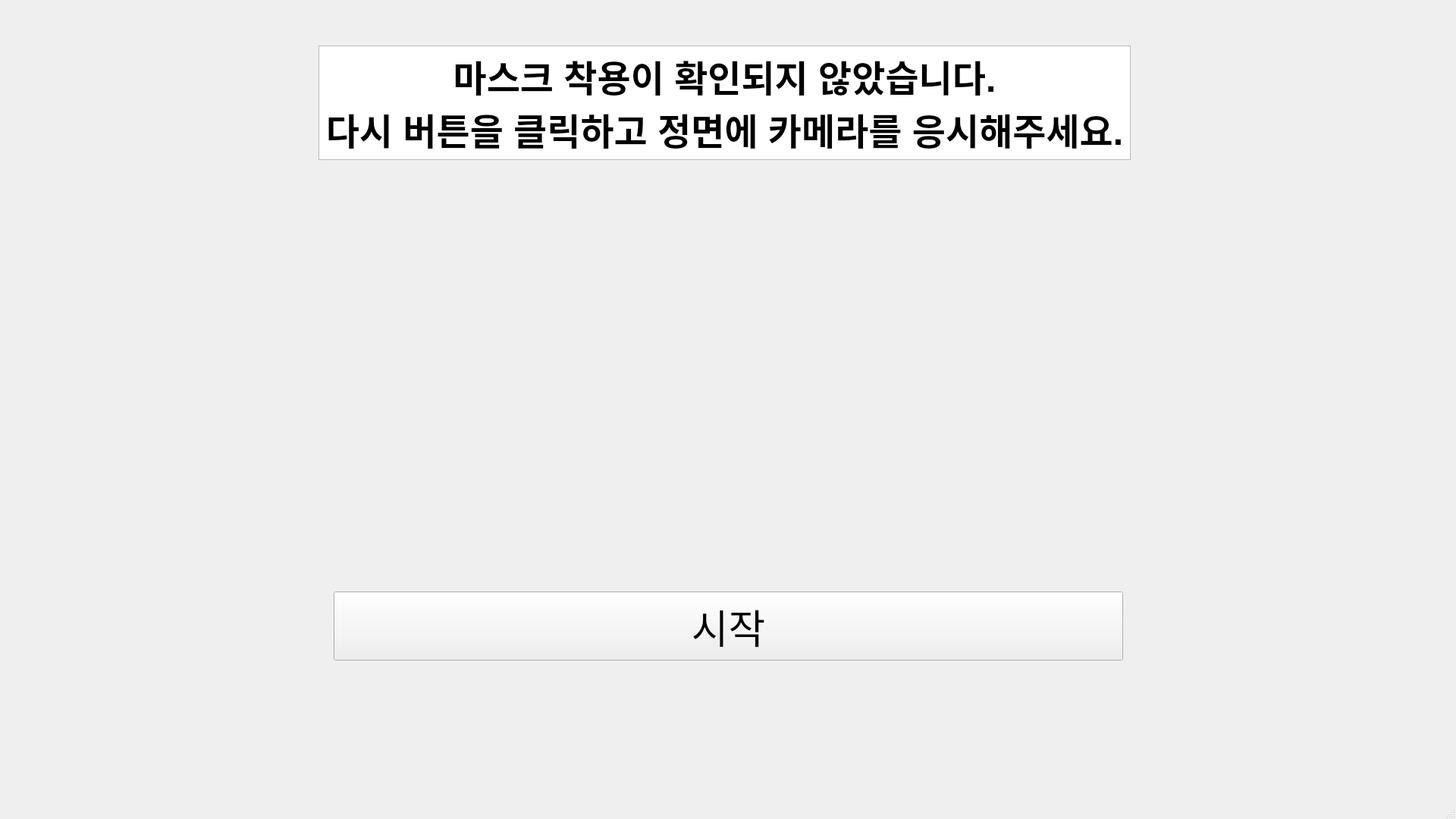
<?xml version="1.0" encoding="UTF-8"?>
<ui version="4.0">
 <class>MainWindow</class>
 <widget class="QMainWindow" name="MainWindow">
  <property name="geometry">
   <rect>
    <x>0</x>
    <y>0</y>
    <width>1920</width>
    <height>1080</height>
   </rect>
  </property>
  <property name="windowTitle">
   <string>Check whether you are wearing a mask</string>
  </property>
  <widget class="QWidget" name="centralwidget">
   <widget class="QTextBrowser" name="textBrowser">
    <property name="geometry">
     <rect>
      <x>420</x>
      <y>60</y>
      <width>1071</width>
      <height>151</height>
     </rect>
    </property>
    <property name="html">
     <string>&lt;!DOCTYPE HTML PUBLIC &quot;-//W3C//DTD HTML 4.0//EN&quot; &quot;http://www.w3.org/TR/REC-html40/strict.dtd&quot;&gt;
&lt;html&gt;&lt;head&gt;&lt;meta name=&quot;qrichtext&quot; content=&quot;1&quot; /&gt;&lt;style type=&quot;text/css&quot;&gt;
p, li { white-space: pre-wrap; }
&lt;/style&gt;&lt;/head&gt;&lt;body style=&quot; font-family:'Ubuntu'; font-size:11pt; font-weight:400; font-style:normal;&quot;&gt;
&lt;p align=&quot;center&quot; style=&quot; margin-top:0px; margin-bottom:0px; margin-left:0px; margin-right:0px; -qt-block-indent:0; text-indent:0px;&quot;&gt;&lt;span style=&quot; font-size:36pt; font-weight:600;&quot;&gt;마스크 착용이 확인되지 않았습니다.&lt;/span&gt;&lt;/p&gt;
&lt;p align=&quot;center&quot; style=&quot; margin-top:0px; margin-bottom:0px; margin-left:0px; margin-right:0px; -qt-block-indent:0; text-indent:0px;&quot;&gt;&lt;span style=&quot; font-size:36pt; font-weight:600;&quot;&gt;다시 버튼을 클릭하고 정면에 카메라를 응시해주세요.&lt;/span&gt;&lt;/p&gt;&lt;/body&gt;&lt;/html&gt;</string>
    </property>
   </widget>
   <widget class="QPushButton" name="pushButton">
    <property name="geometry">
     <rect>
      <x>440</x>
      <y>780</y>
      <width>1041</width>
      <height>91</height>
     </rect>
    </property>
    <property name="font">
     <font>
      <pointsize>40</pointsize>
     </font>
    </property>
    <property name="text">
     <string>시작</string>
    </property>
   </widget>
  </widget>
  <widget class="QStatusBar" name="statusbar"/>
 </widget>
 <resources/>
 <connections/>
</ui>
